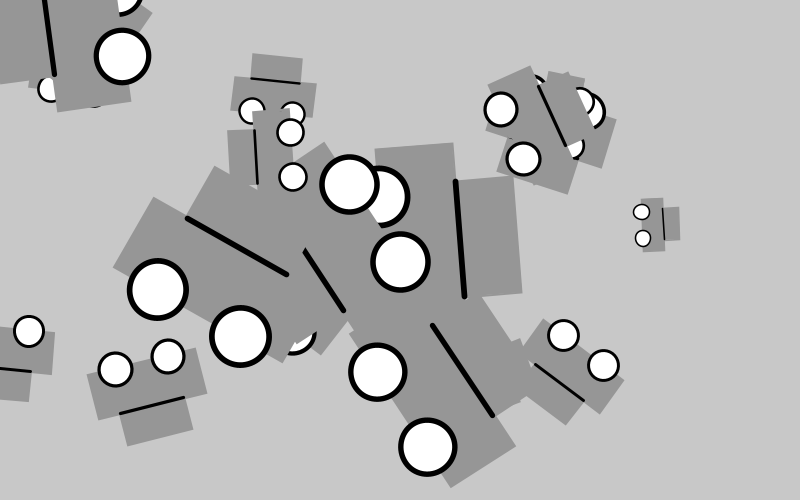
Frame 1 (no input)
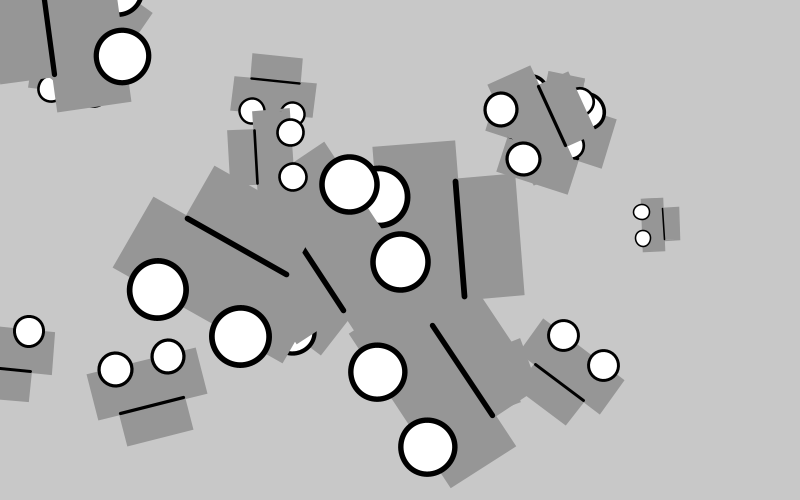
Frame 60 (the mouse pressed at the canvas centre just before this capture)
Frame 120 (the mouse held since frame 60 and released just before this capture): identical to frame 60, image omitted

The Processing sketch that drew these frames (run headless with seeded random() and noise(); from frame 60 on, the mouse is pressed at the canvas centre):

// Processing sketch: es405
// ── es405.pde
//int X = 0;
//int Y = 0;
int coordinateX[] = new int[20];
int coordinateY[] = new int[20];
float scales[] = new float[20];
float rotates[] = new float[20];

void setup() {
  size(800,500);
  for (int i=0; i<20; i++ ) {
    coordinateX[i] = int(random(0, width-100));
    coordinateY[i] = int(random(40, height-60));
    scales[i] = random(0.5, 2);
    rotates[i] = random(0, 2*PI);
  }
}

void draw() {

    background(200);
  for(int i=0; i<20; i++) {
    stroke(150);
    fill(150);
    pushMatrix();
    translate(coordinateX[i], coordinateY[i]);
    scale(scales[i]);
    rotate(rotates[i]);
    rect(0, 0, 100, 40);
    rect(20, -30, 60, 30);
    fill(0);
    stroke(0);
    strokeWeight(3);
    line(20, 0, 80, 0);
    fill(255);
    ellipse(25, 40, 30, 30);
    ellipse(75, 40, 30, 30);
    popMatrix();
  }
}
